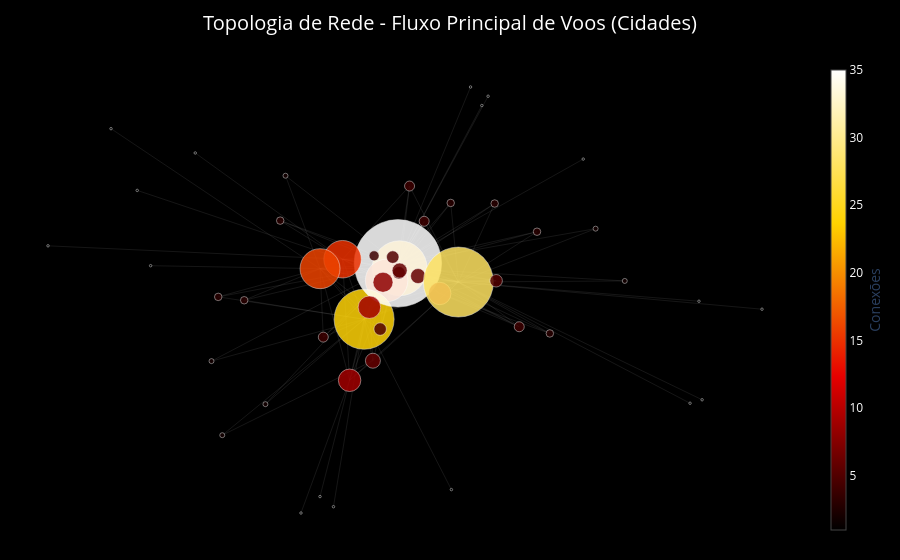

This figure's notebook cell:
### Code cell
# 1. Preparação dos Dados (Mantendo sua métrica de peso/frequência)
redes = df_voo.groupby(['origem_cidade', 'destino_cidade']).size().reset_index(name='peso')
top_redes = redes.sort_values('peso', ascending=False).head(300)

# 2. Criar o Grafo
G = nx.Graph()
for _, row in top_redes.iterrows():
    G.add_edge(row['origem_cidade'], row['destino_cidade'], weight=row['peso'])

# 3. Layout de Forças (Spring Layout)
# k=0.15 oferece um bom equilíbrio entre dispersão e agrupamento
pos = nx.spring_layout(G, k=0.15, iterations=100, seed=42)

# 4. Preparar Arestas (Linhas)
edge_x, edge_y = [], []
for edge in G.edges():
    x0, y0 = pos[edge[0]]
    x1, y1 = pos[edge[1]]
    edge_x.extend([x0, x1, None])
    edge_y.extend([y0, y1, None])

edge_trace = go.Scatter(
    x=edge_x, y=edge_y,
    line=dict(width=0.5, color='rgba(150,150,150,0.3)'),
    hoverinfo='none',
    mode='lines'
)

# 5. Preparar Nós (Cidades)
node_x = [pos[node][0] for node in G.nodes()]
node_y = [pos[node][1] for node in G.nodes()]

# Métrica de grau: número de conexões únicas de cada cidade no Top 300
node_adjacencies = [len(list(G.neighbors(node))) for node in G.nodes()]

node_trace = go.Scatter(
    x=node_x, y=node_y,
    mode='markers',
    hoverinfo='text',
    text=[f"{n}: {len(list(G.neighbors(n)))} conexões no Top 300" for n in G.nodes()],
    marker=dict(
        showscale=True,
        colorscale='Hot', 
        reversescale=False,
        color=node_adjacencies,
        size=[v * 2.5 for v in node_adjacencies], # Tamanho proporcional à conectividade
        opacity=0.85, 
        colorbar=dict(
            thickness=15,
            title=dict(text='Conexões', side='right'),
            xanchor='left',
            tickfont=dict(color='white')
        ),
        line_width=1,
        line_color='rgba(255, 255, 255, 0.5)'
    )
)

# 6. Configuração do Layout Final (Estilo Dark / Gephi)
fig = go.Figure(data=[edge_trace, node_trace],
             layout=go.Layout(
                title=dict(
                    text='Topologia de Rede - Fluxo Principal de Voos (Cidades)',
                    font=dict(size=20, color='white'),
                    x=0.5
                ),
                showlegend=False,
                hovermode='closest',
                margin=dict(b=20, l=5, r=5, t=60),
                xaxis=dict(showgrid=False, zeroline=False, showticklabels=False),
                yaxis=dict(showgrid=False, zeroline=False, showticklabels=False),
                paper_bgcolor='black',
                plot_bgcolor='black',
                dragmode='pan' # Facilita a navegação 2D
                )
            )

fig.show()

### Figure 1 — Plotly figure (JSON) as saved in the notebook; plotly's stock layout.template omitted (floating-point values rounded to 4 significant figures; data arrays with more than 128 entries replaced by an {"elided": "..."} marker saying what was removed)
{"data": [{"hoverinfo": "none", "line": {"color": "rgba(150,150,150,0.3)", "width": 0.5}, "mode": "lines", "type": "scatter", "x": {"elided": "450 float values"}, "y": {"elided": "450 float values"}}, {"hoverinfo": "text", "marker": {"color": [22, 17, 24, 35, 15, 6, 9, 16, 28, 8, 5, 9, 4, 4, 6, 5, 5, 4, 5, 9, 3, 6, 1, 3, 2, 3, 3, 3, 1, 4, 1, 3, 1, 3, 4, 2, 1, 2, 2, 1, 1, 1, 1, 1, 1, 2, 1, 2, 1, 1, 1, 1, 1], "colorbar": {"thickness": 15, "tickfont": {"color": "white"}, "title": {"side": "right", "text": "Conexões"}, "xanchor": "left"}, "colorscale": [[0, "rgb(0,0,0)"], [0.3333, "rgb(230,0,0)"], [0.6667, "rgb(255,210,0)"], [1, "rgb(255,255,255)"]], "line": {"color": "rgba(255, 255, 255, 0.5)", "width": 1}, "opacity": 0.85, "reversescale": false, "showscale": true, "size": [55, 42.5, 60, 87.5, 37.5, 15, 22.5, 40, 70, 20, 12.5, 22.5, 10, 10, 15, 12.5, 12.5, 10, 12.5, 22.5, 7.5, 15, 2.5, 7.5, 5, 7.5, 7.5, 7.5, 2.5, 10, 2.5, 7.5, 2.5, 7.5, 10, 5, 2.5, 5, 5, 2.5, 2.5, 2.5, 2.5, 2.5, 2.5, 5, 2.5, 5, 2.5, 2.5, 2.5, 2.5, 2.5]}, "mode": "markers", "text": ["SÃO PAULO: 22 conexões no Top 300", "RIO DE JANEIRO: 17 conexões no Top 300", "BRASÍLIA: 24 conexões no Top 300", "GUARULHOS: 35 conexões no Top 300", "BELO HORIZONTE: 15 conexões no Top 300", "PORTO ALEGRE: 6 conexões no Top 300", "CURITIBA: 9 conexões no Top 300", "RECIFE: 16 conexões no Top 300", "CAMPINAS: 28 conexões no Top 300", "SALVADOR: 8 conexões no Top 300", "FLORIANÓPOLIS: 5 conexões no Top 300", "FORTALEZA: 9 conexões no Top 300", "NAVEGANTES: 4 conexões no Top 300", "CUIABÁ: 4 conexões no Top 300", "GOIÂNIA: 6 conexões no Top 300", "VITÓRIA: 5 conexões no Top 300", "MACEIÓ: 5 conexões no Top 300", "NATAL: 4 conexões no Top 300", "FOZ DO IGUAÇU: 5 conexões no Top 300", "BELÉM: 9 conexões no Top 300", "PORTO SEGURO: 3 conexões no Top 300", "MANAUS: 6 conexões no Top 300", "FERNANDO DE NORONHA: 1 conexões no Top 300", "CAMPO GRANDE: 3 conexões no Top 300", "ARACAJU: 2 conexões no Top 300", "JOÃO PESSOA: 3 conexões no Top 300", "RIBEIRÃO PRETO: 3 conexões no Top 300", "SÃO JOSÉ DO RIO PRETO: 3 conexões no Top 300", "MACAPÁ: 1 conexões no Top 300", "UBERLÂNDIA: 4 conexões no Top 300", "MONTES CLAROS: 1 conexões no Top 300", "SÃO LUÍS: 3 conexões no Top 300", "SANTARÉM: 1 conexões no Top 300", "MARINGÁ: 3 conexões no Top 300", "LONDRINA: 4 conexões no Top 300", "TERESINA: 2 conexões no Top 300", "SANTANA DO PARAÍSO: 1 conexões no Top 300", "CHAPECÓ: 2 conexões no Top 300", "JOINVILLE: 2 conexões no Top 300", "JUAZEIRO DO NORTE: 1 conexões no Top 300", "ILHÉUS: 1 conexões no Top 300", "PRESIDENTE PRUDENTE: 1 conexões no Top 300", "PETROLINA: 1 conexões no Top 300", "RIO BRANCO: 1 conexões no Top 300", "VITÓRIA DA CONQUISTA: 1 conexões no Top 300", "PALMAS: 2 conexões no Top 300", "BOA VISTA: 1 conexões no Top 300", "PORTO VELHO: 2 conexões no Top 300", "ARAÇATUBA: 1 conexões no Top 300", "CAMPINA GRANDE: 1 conexões no Top 300", "GOVERNADOR VALADARES: 1 conexões no Top 300", "BAURU: 1 conexões no Top 300", "CASCAVEL: 1 conexões no Top 300"], "type": "scatter", "x": [0.008164, -0.02756, -0.08912, 0.003265, -0.1482, 0.05846, 0.1179, -0.2099, 0.1689, -0.0375, 0.006219, -0.07472, 0.0752, -0.06189, 0.008089, -0.01085, -0.04522, -0.2009, 0.2722, -0.1289, -0.3189, -0.06512, -0.6736, 0.1478, -0.3044, -0.4174, 0.2682, 0.3841, -0.2099, 0.03522, -0.5515, -0.4885, -0.262, 0.4193, 0.3355, -0.507, -0.7103, 0.5445, 0.6243, 0.5106, 0.2331, 0.8274, 0.2502, 0.1498, 0.2022, -0.3593, -0.1731, -0.4774, 0.803, -0.782, -0.9545, 0.8361, 1], "y": [0.06523, 0.01787, -0.1338, 0.08463, 0.1006, 0.03493, -0.03312, 0.06369, 0.01142, 0.01061, 0.04747, -0.08673, 0.2486, 0.1139, 0.05635, 0.1089, -0.172, -0.2035, 0.01652, -0.372, 0.2512, -0.2957, 0.07532, 0.3203, 0.4266, -0.0596, 0.3181, 0.208, -0.826, 0.3863, 0.5154, -0.04645, -0.8902, -0.1892, -0.163, -0.2972, 0.3693, 0.2199, 0.01584, 0.4915, 0.7007, -0.06341, 0.7369, -0.7988, 0.773, -0.4652, -0.8655, -0.5864, -0.4616, 0.6102, 0.1529, -0.4481, -0.09453]}], "layout": {"dragmode": "pan", "hovermode": "closest", "margin": {"b": 20, "l": 5, "r": 5, "t": 60}, "paper_bgcolor": "black", "plot_bgcolor": "black", "showlegend": false, "title": {"font": {"color": "white", "size": 20}, "text": "Topologia de Rede - Fluxo Principal de Voos (Cidades)", "x": 0.5}, "xaxis": {"showgrid": false, "showticklabels": false, "zeroline": false}, "yaxis": {"showgrid": false, "showticklabels": false, "zeroline": false}}}
